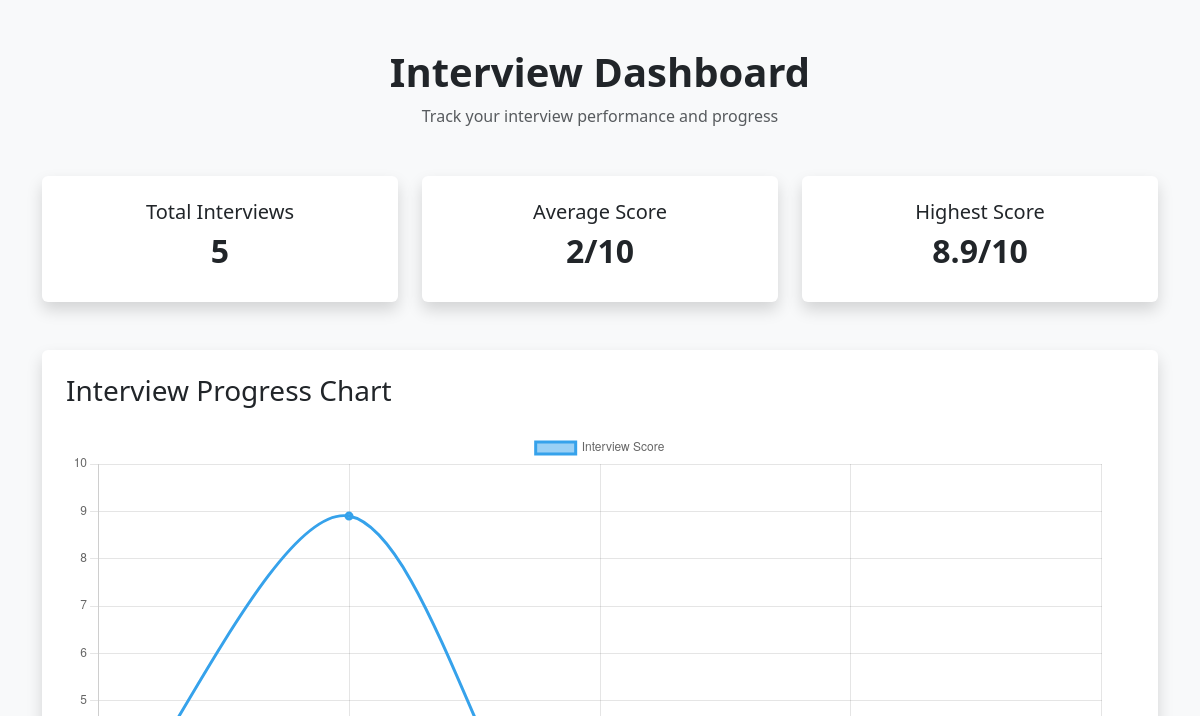
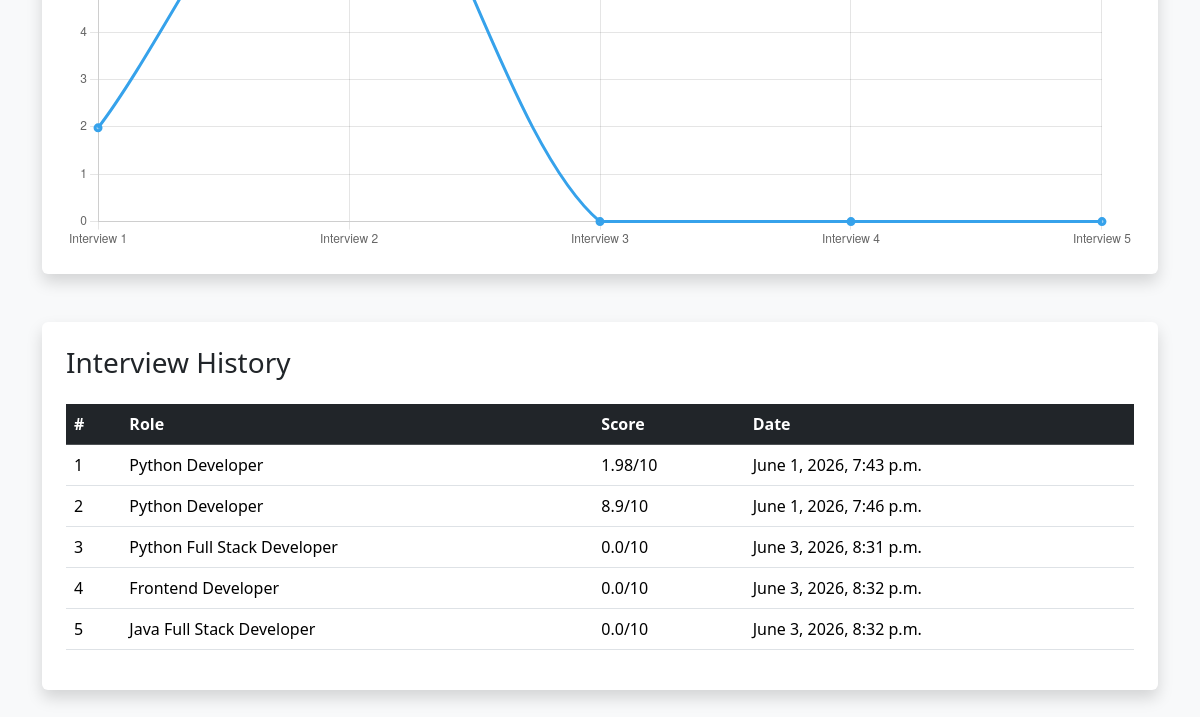
The app's page /dashboard/ (signed in), older data (2 pictures, top to bottom).
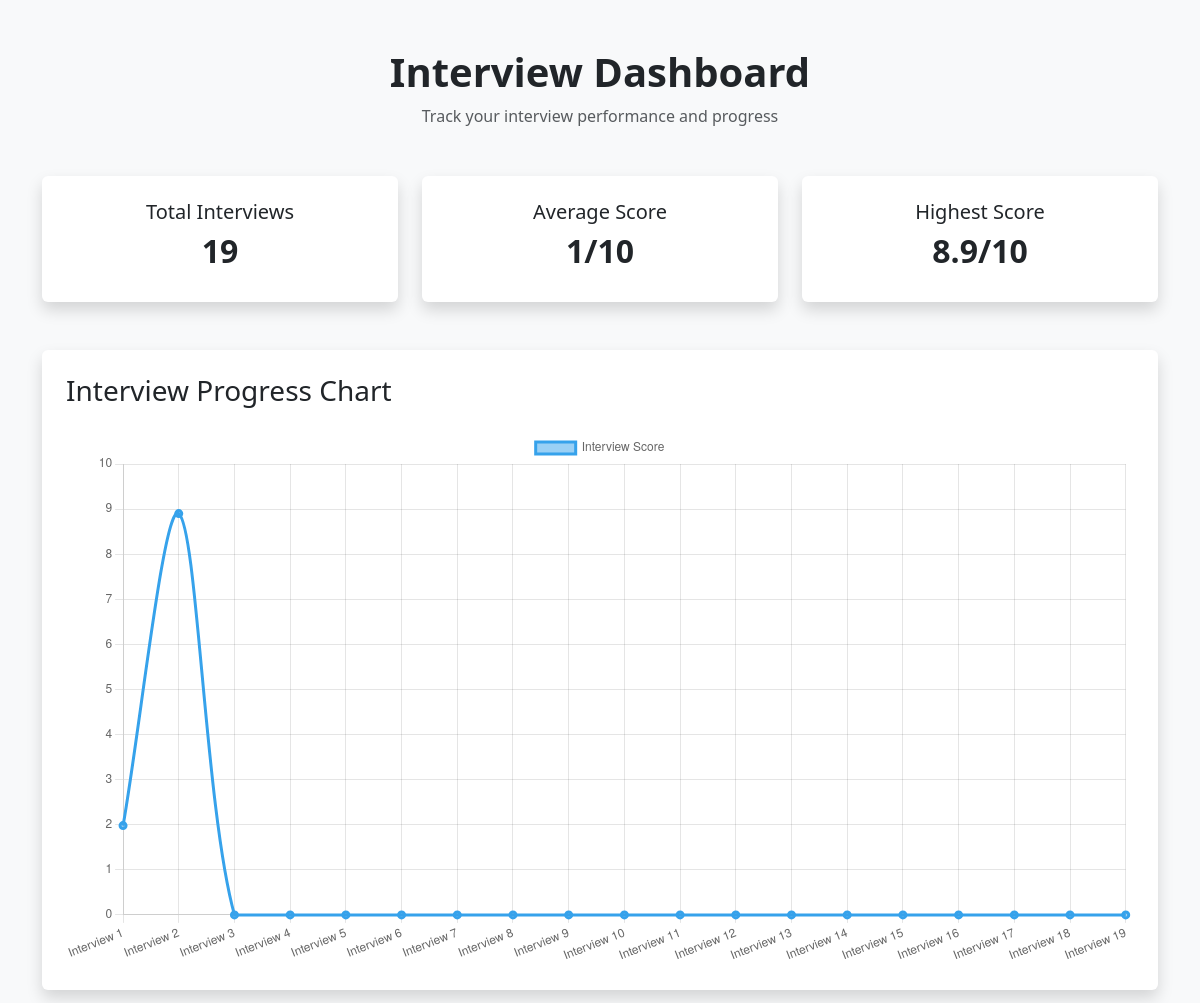
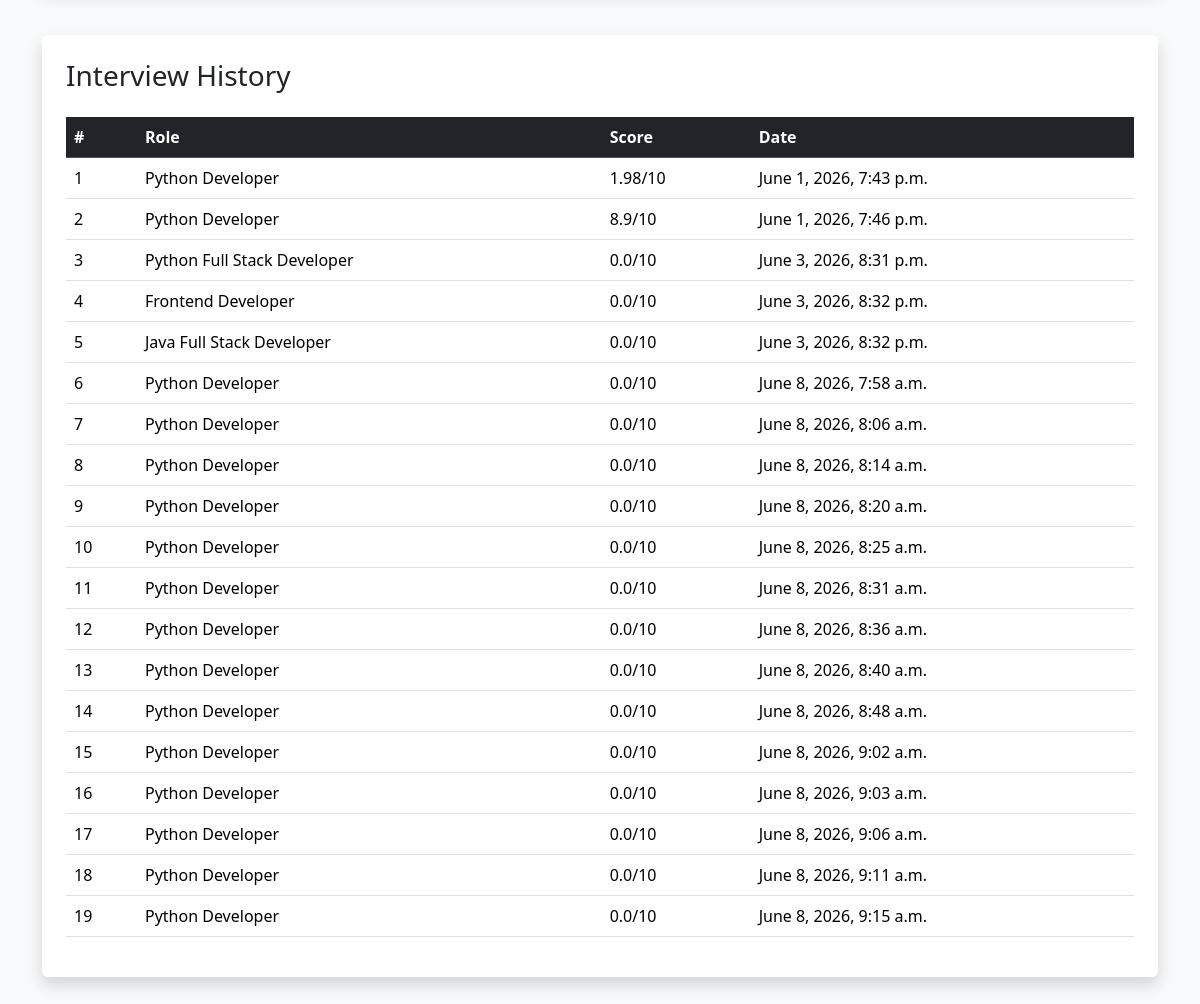
The same page, newer data (2 pictures, top to bottom).
### core/models.py (models this page shows)
class InterviewResult(models.Model):
    user = models.ForeignKey(User, on_delete=models.CASCADE)
    role = models.CharField(max_length=100, blank=True)
    question = models.TextField()
    answer = models.TextField()
    score = models.FloatField()
    feedback = models.TextField(blank=True)
    created_at = models.DateTimeField(auto_now_add=True)

### core/views.py (the view)
# urls.py: path('dashboard/', views.dashboard, name='dashboard'),
@login_required
def dashboard(request):
    results = InterviewResult.objects.filter(
        user=request.user).order_by('created_at')
    total_score = 0
    highest_score = 0
    for result in results:
        total_score += result.score
        if result.score > highest_score:
            highest_score = result.score
    return render(request, 'dashboard.html', {
        'results': results,
        'total_score': total_score,
        'highest_score': highest_score
    })

### templates/dashboard.html (shortened to what this page needs)
<!DOCTYPE html>
<html lang="en">
<head>
    <link href="https://cdn.jsdelivr.net/npm/bootstrap@5.3.3/dist/css/bootstrap.min.css" rel="stylesheet">
</head>
<body class="bg-light">
    <div class="container py-5">
        <div class="text-center mb-5">
            <h1 class="fw-bold">
                Interview Dashboard
            </h1>
            <p class="text-muted">
                Track your interview performance and progress
            </p>
        </div>
        <div class="row g-4 mb-5">
            <div class="col-md-4">
                <div class="card shadow border-0 p-4 text-center">
                    <h5>Total Interviews</h5>
                    <h2 class="fw-bold">
                        {{ results|length }}
                    </h2>
                </div>
            </div>
            <div class="col-md-4">
                <div class="card shadow border-0 p-4 text-center">
                    <h5>Average Score</h5>
                    <h2 class="fw-bold">
                        {% if results %}
                            {% widthratio total_score results|length 1 %}/10
                        {% else %}
                            0/10
                        {% endif %}
                    </h2>
                </div>
            </div>
            <div class="col-md-4">
                <div class="card shadow border-0 p-4 text-center">
                    <h5>Highest Score</h5>
                    <h2 class="fw-bold">
                        {{ highest_score }}/10
                    </h2>
                </div>
            </div>
        </div>
        <div class="card shadow border-0 p-4 mb-5">
            <h3 class="mb-4">
                Interview Progress Chart
            </h3>
            <canvas id="progressChart"></canvas>
        </div>
        <div class="card shadow border-0 p-4">
            <h3 class="mb-4">
                Interview History
            </h3>
            <div class="table-responsive">
                <table class="table table-hover">
                    <thead class="table-dark">
                        <tr>
                            <th>#</th>
                            <th>Role</th>
                            <th>Score</th>
                            <th>Date</th>
                        </tr>
                    </thead>
                    <tbody>
                        {% for result in results %}
                        <tr>
                            <td>{{ forloop.counter }}</td>
                            <td>{{ result.role }}</td>
                            <td>{{ result.score }}/10</td>
                            <td>{{ result.created_at }}</td>
                        </tr>
                        {% endfor %}
                    </tbody>
                </table>
            </div>
        </div>
    </div>
    <script>
        const ctx = document.getElementById('progressChart');
        new Chart(ctx, {
            type: 'line',
            data: {
                labels: [
                    {% for result in results %}
                        'Interview {{ forloop.counter }}',
                    {% endfor %}
                ],
                datasets: [{
                    label: 'Interview Score',
                    data: [
                        {% for result in results %}
                            {{ result.score }},
                        {% endfor %}
                    ],
                    borderWidth: 3,
                    tension: 0.3
                }]
            },
            options: {
                responsive: true,
                plugins: {
                    legend: {
                        display: true
                    }
                },
                scales: {
                    y: {
                        beginAtZero: true,
                        max: 10
                    }
                }
            }
        });
    </script>
</body>
</html>

Row changes from the older to the newer data that the page shows:
added InterviewResult: role "Python Developer", score "0.0", created_at "June 8, 2026, 7:58 a.m."
added InterviewResult: role "Python Developer", score "0.0", created_at "June 8, 2026, 8:06 a.m."
added InterviewResult: role "Python Developer", score "0.0", created_at "June 8, 2026, 8:14 a.m."
added InterviewResult: role "Python Developer", score "0.0", created_at "June 8, 2026, 8:20 a.m."
added InterviewResult: role "Python Developer", score "0.0", created_at "June 8, 2026, 8:25 a.m."
added InterviewResult: role "Python Developer", score "0.0", created_at "June 8, 2026, 8:31 a.m."
added InterviewResult: role "Python Developer", score "0.0", created_at "June 8, 2026, 8:36 a.m."
added InterviewResult: role "Python Developer", score "0.0", created_at "June 8, 2026, 8:40 a.m."
added InterviewResult: role "Python Developer", score "0.0", created_at "June 8, 2026, 8:48 a.m."
added InterviewResult: role "Python Developer", score "0.0", created_at "June 8, 2026, 9:02 a.m."
added InterviewResult: role "Python Developer", score "0.0", created_at "June 8, 2026, 9:03 a.m."
added InterviewResult: role "Python Developer", score "0.0", created_at "June 8, 2026, 9:06 a.m."
added InterviewResult: role "Python Developer", score "0.0", created_at "June 8, 2026, 9:11 a.m."
added InterviewResult: role "Python Developer", score "0.0", created_at "June 8, 2026, 9:15 a.m."
Text that changed along with them:
{{ results|length }}: "5" → "19"
chart data {{ forloop.counter }}: 1, 2, 3, 4, 5 → 1, 2, 3, 4, 5, 6, 7, 8, 9, 10, 11, 12, 13, 14, 15, 16, 17, 18, 19
chart data {{ result.score }}: 1.98, 8.9, 0.0, 0.0, 0.0 → 1.98, 8.9, 0.0, 0.0, 0.0, 0.0, 0.0, 0.0, 0.0, 0.0, 0.0, 0.0, 0.0, 0.0, 0.0, 0.0, 0.0, 0.0, 0.0
text no longer shown: "2"
text now shown: "1"
